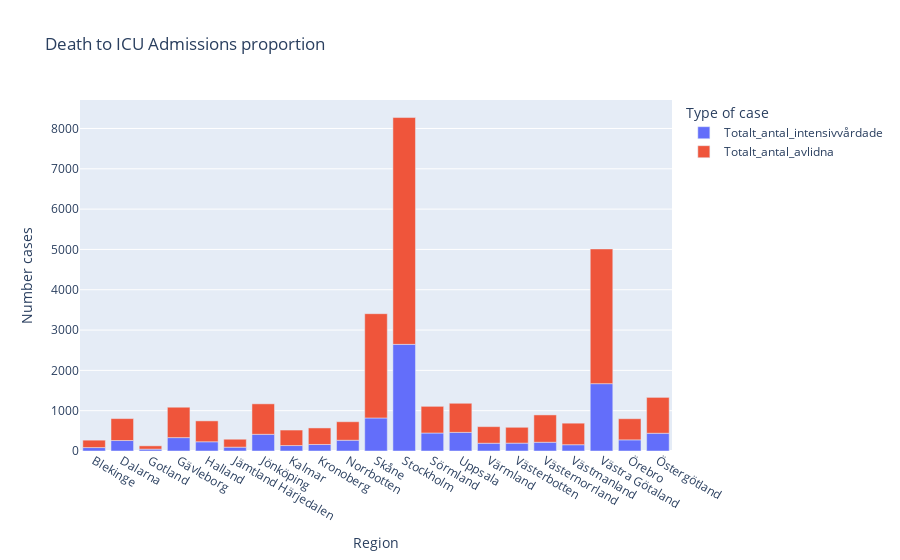

The code cell stored with this chart in its notebook:
### Code cell
death_to_icu_fig = px.bar(totals, 
x = "Region",
y = ["Totalt_antal_intensivvårdade", "Totalt_antal_avlidna"],
title = "Death to ICU Admissions proportion",
labels = dict(value = "Number cases", variable = "Type of case"))
death_to_icu_fig.show()
death_to_icu_fig.write_html("./Visualizations/Insights/Death to ICU ratio")

### Figure 1 — Plotly figure (JSON) as saved in the notebook; plotly's stock layout.template omitted (floating-point values rounded to 4 significant figures)
{"data": [{"alignmentgroup": "True", "hovertemplate": "Type of case=Totalt_antal_intensivvårdade<br>Region=%{x}<br>Number cases=%{y}<extra></extra>", "legendgroup": "Totalt_antal_intensivvårdade", "marker": {"color": "#636efa", "pattern": {"shape": ""}}, "name": "Totalt_antal_intensivvårdade", "offsetgroup": "Totalt_antal_intensivvårdade", "orientation": "v", "showlegend": true, "textposition": "auto", "type": "bar", "x": ["Blekinge", "Dalarna", "Gotland", "Gävleborg", "Halland", "Jämtland Härjedalen", "Jönköping", "Kalmar", "Kronoberg", "Norrbotten", "Skåne", "Stockholm", "Sörmland", "Uppsala", "Värmland", "Västerbotten", "Västernorrland", "Västmanland", "Västra Götaland", "Örebro", "Östergötland"], "xaxis": "x", "y": [85, 260, 46, 332, 229, 95, 414, 135, 162, 267, 819, 2645, 446, 462, 193, 195, 217, 156, 1670, 276, 440], "yaxis": "y"}, {"alignmentgroup": "True", "hovertemplate": "Type of case=Totalt_antal_avlidna<br>Region=%{x}<br>Number cases=%{y}<extra></extra>", "legendgroup": "Totalt_antal_avlidna", "marker": {"color": "#EF553B", "pattern": {"shape": ""}}, "name": "Totalt_antal_avlidna", "offsetgroup": "Totalt_antal_avlidna", "orientation": "v", "showlegend": true, "textposition": "auto", "type": "bar", "x": ["Blekinge", "Dalarna", "Gotland", "Gävleborg", "Halland", "Jämtland Härjedalen", "Jönköping", "Kalmar", "Kronoberg", "Norrbotten", "Skåne", "Stockholm", "Sörmland", "Uppsala", "Värmland", "Västerbotten", "Västernorrland", "Västmanland", "Västra Götaland", "Örebro", "Östergötland"], "xaxis": "x", "y": [184, 544, 82, 754, 518, 197, 756, 385, 410, 459, 2587, 5626, 662, 722, 411, 393, 678, 534, 3342, 525, 890], "yaxis": "y"}], "layout": {"barmode": "relative", "legend": {"title": {"text": "Type of case"}, "tracegroupgap": 0}, "title": {"text": "Death to ICU Admissions proportion"}, "xaxis": {"anchor": "y", "domain": [0, 1], "title": {"text": "Region"}}, "yaxis": {"anchor": "x", "domain": [0, 1], "title": {"text": "Number cases"}}}}
